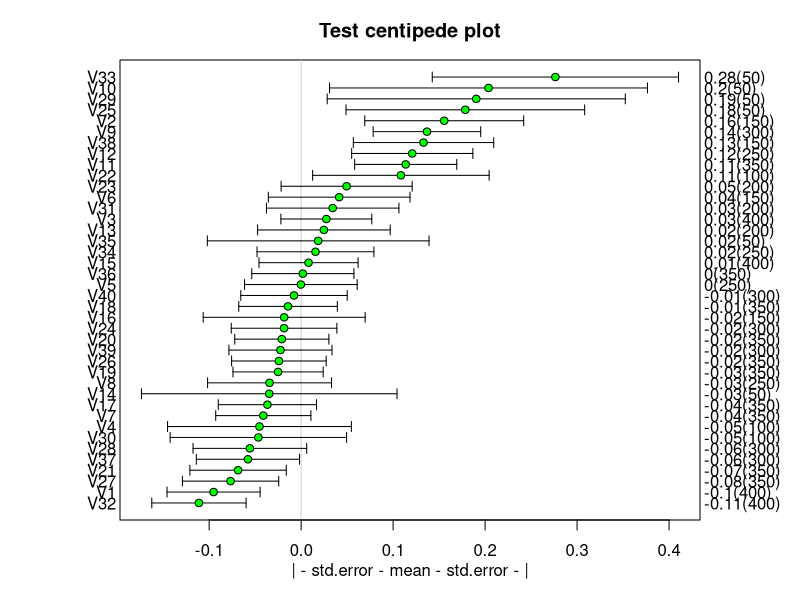
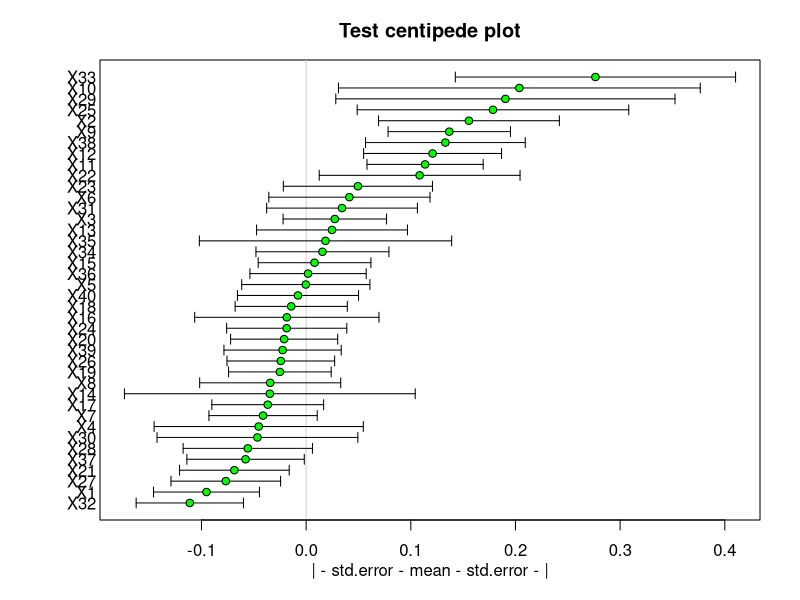

Source code (R) for these figures, in order:
library(plotrix)


### Name: centipede.plot
### Title: Display a centipede plot
### Aliases: centipede.plot
### Keywords: misc

### ** Examples

 testcp<-list("",40)
 for(i in 1:40) testcp[[i]]<-rnorm(sample(1:8,1)*50)
 segs<-get.segs(testcp)
 centipede.plot(segs,main="Test centipede plot",vgrid=0)
 # now leave out the number of valid observations, pass x labels and no right labels
 centipede.plot(segs[1:3,],main="Test centipede plot",vgrid=0,mar=c(4,5,3,2),
  left.labels=paste("X",1:40,sep=""),right.labels=rep("",40))
